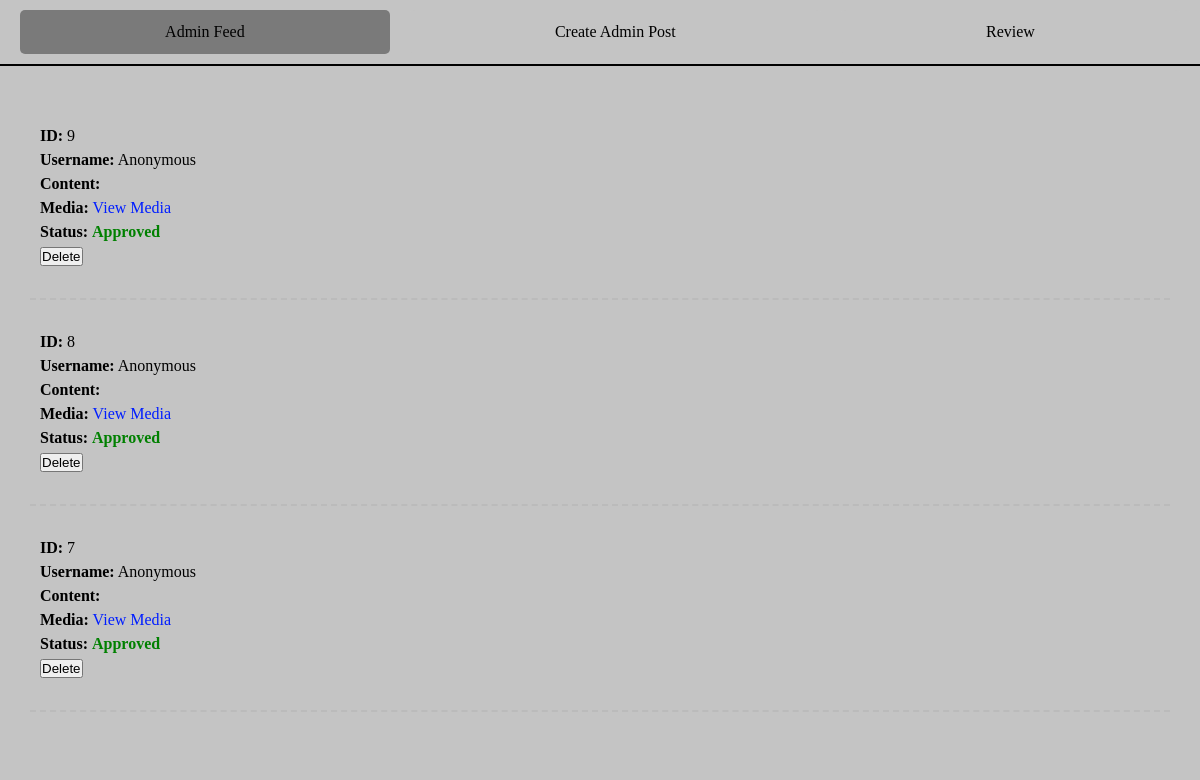
Before: /admin (signed in) with the older database file.
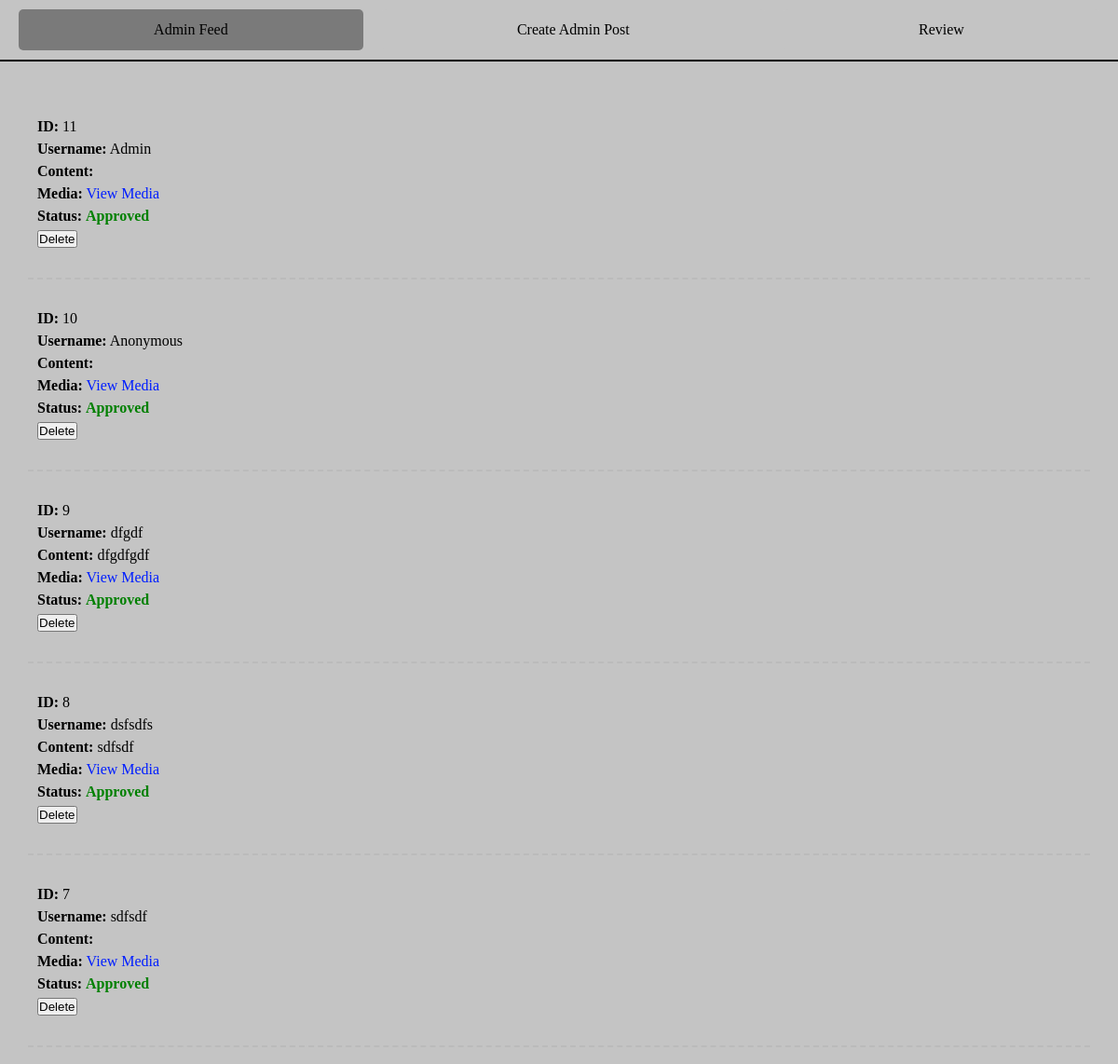
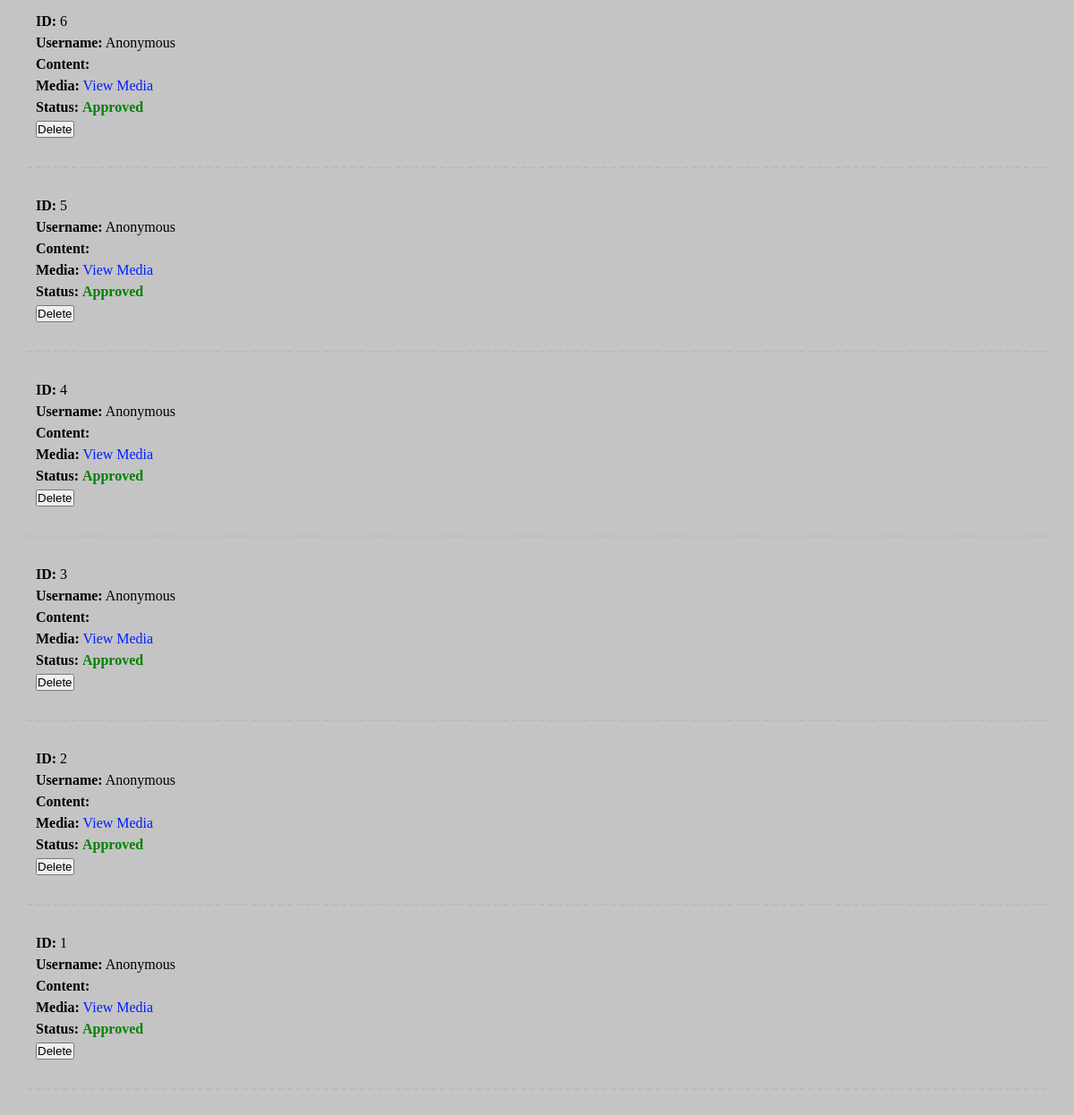
After: the same page with the newer database file (2 pictures, top to bottom).
### app.py (models this page shows)
class Post(db.Model):
    id = db.Column(db.Integer, primary_key=True)
    content = db.Column(db.Text, nullable=False)
    media = db.Column(db.String(300), nullable=True)
    username = db.Column(db.String(50), nullable=False, default="Anonymous")
    status = db.Column(db.String(20), nullable=False, default="pending")
    ip_address = db.Column(db.String(64), nullable=True)

### app.py (the view, shortened to what this page needs)
@app.route('/admin', methods=['GET', 'POST'])
def admin():
    if 'admin' not in session:
        return redirect(url_for('admin_login'))
    posts = Post.query.order_by(Post.id.desc()).all()
    return render_template('admin.html', posts=posts)

### templates/admin.html (shortened to what this page needs)
<!DOCTYPE html>
<html lang="en">
<head>
    <link rel="stylesheet" href="{{ url_for('static', filename='style-admin.css') }}">
</head>
<body>
    <div class="tabs">
        <div class="tab" data-tab="feed">Admin Feed</div>
        <div class="tab" data-tab="create">Create Admin Post</div>
        <div class="tab" data-tab="review">Review</div>
    </div>
    <a href="{{ url_for('admin_logout') }}" class="logout-btn">Logout</a>
    <div id="feed" class="tab-content">
        {% for post in posts %}
            {% if post.status == 'approved' %}
            <div class="post">
                <p><strong>ID:</strong> {{ post.id }}</p>
                <p><strong>Username:</strong> {{ post.username }}</p>
                <p><strong>Content:</strong> {{ post.content }}</p>
                {% if post.media %}
                    <p><strong>Media:</strong> <a href="{{ url_for('uploaded_file', filename=post.media.split('/')[-1]) }}" target="_blank">View Media</a></p>
                {% endif %}
                <p><strong>Status:</strong>
                    <span class="status-approved">Approved</span>
                </p>
                <form action="{{ url_for('admin', password=request.args.get('password')) }}" method="POST">
                    <button type="submit" name="action" value="reject">Delete</button>
                </form>
            </div>
            <hr class="dashed-line">
            {% endif %}
        {% endfor %}
    </div>
</body>
</html>

### static/style-admin.css (style rules this page uses)
* { margin: 0; padding: 0; box-sizing: border-box; }
body { font-family: 'Times New Roman', Times, serif; font-size: 18px; font-weight: lighter; line-height: 1.5; color: black; background-color: #C4C4C4; text-align: left; padding: 10px;s }
.dashed-line { border: none; border-top: 0px dashed black; margin: 20px 0; }
a { color: rgb(0, 30, 255); text-decoration: none; }
hr { border: none; border-top: 2px dashed black; margin: 6px 0; }
.post { padding: 10px; margin-bottom: 20px; background-color: #C4C4C4; border-radius: 0px; }

### templates/admin.html (style rules this page uses)
body { font-family: 'Times New Roman', Times, serif; font-size: 16px; }
.tabs { display: flex; justify-content: space-between; background-color: #C4C4C4; padding: 10px; position: fixed; top: 0; left: 0; width: 100%; z-index: 1000; border-bottom: 2px solid #000000; }
.tab { margin: 0 10px; justify-content: center; padding: 10px 20px; cursor: pointer; background-color: #C4C4C4; border: none; border-radius: 5px; font-weight: lighter; flex-grow: 1; text-align: center; }
.tab.active { background-color: rgb(122, 122, 122); font-weight: lighter; }
.tab-content { display: none; padding: 20px; background-color: #C4C4C4; margin-top: 60px; border: 0px solid #000000; border-radius: 0px; }
.tab-content.active { display: block; }
.status-approved { color: green; font-weight: bold; }
hr.dashed-line { border: none; border-top: 2px dashed #bbb; margin: 20px 0; }

Changed rows visible on the page:
added Post: id "11", username "Admin"
added Post: id "10", username "Anonymous"
changed Post id 9: username "Anonymous" → "dfgdf"; content (not shown) → "dfgdfgdf"
changed Post id 8: username "Anonymous" → "dsfsdfs"; content (not shown) → "sdfsdf"
changed Post id 7: username "Anonymous" → "sdfsdf"
now on this page (row edited): Post: id "6", username "Anonymous"
now on this page (row edited): Post: id "5", username "Anonymous"
now on this page (row edited): Post: id "4", username "Anonymous"
now on this page (row edited): Post: id "3", username "Anonymous"
now on this page (row edited): Post: id "2", username "Anonymous"
now on this page (row edited): Post: id "1", username "Anonymous"
